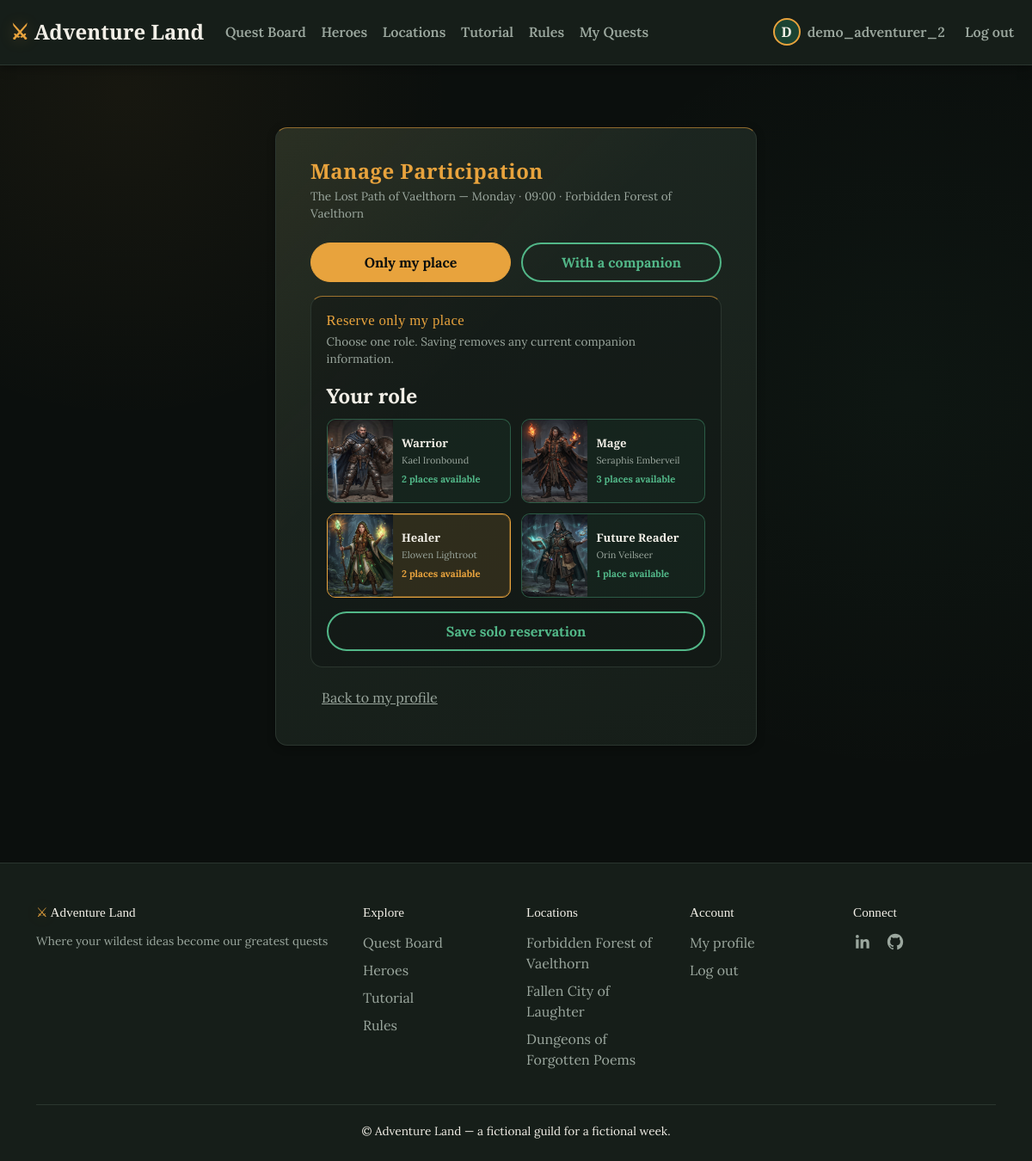
The page /participation/2/edit (signed in) on the database its author committed.
### tables this page shows
CREATE TABLE users (
    id              INTEGER PRIMARY KEY AUTOINCREMENT,
    username        TEXT    NOT NULL UNIQUE,
    email           TEXT    NOT NULL UNIQUE,
    password_hash   TEXT    NOT NULL,
    name            TEXT    NOT NULL,
    surname         TEXT    NOT NULL,
    birthdate       TEXT,               -- 'YYYY-MM-DD', optional
    role            TEXT    NOT NULL CHECK (role IN ('adventurer', 'guildmaster')),
    avatar_filename TEXT,
    notify_opt_in   INTEGER NOT NULL DEFAULT 0 CHECK (notify_opt_in IN (0, 1)),
    created_at      TIMESTAMP DEFAULT CURRENT_TIMESTAMP
, bio TEXT CHECK (bio IS NULL OR length(bio) <= 500));

CREATE TABLE quests (
    id                  INTEGER PRIMARY KEY AUTOINCREMENT,
    guild_master_id     INTEGER NOT NULL,
    title               TEXT    NOT NULL,
    duration_minutes    INTEGER NOT NULL CHECK (duration_minutes > 0),
    quest_type_id       INTEGER NOT NULL,
    difficulty_id       INTEGER NOT NULL,
    description         TEXT    NOT NULL,
    image_filename      TEXT,
    created_at          TIMESTAMP DEFAULT CURRENT_TIMESTAMP,
    FOREIGN KEY (guild_master_id) REFERENCES users (id),
    FOREIGN KEY (quest_type_id) REFERENCES quest_types (id),
    FOREIGN KEY (difficulty_id) REFERENCES difficulties (id)
);

CREATE TABLE quest_sessions (
    id              INTEGER PRIMARY KEY AUTOINCREMENT,
    quest_id        INTEGER NOT NULL,
    day             TEXT    NOT NULL CHECK (day IN
                        ('Monday','Tuesday','Wednesday','Thursday','Friday','Saturday','Sunday')),
    start_time      TEXT    NOT NULL,   -- 'HH:MM', 24h format
    location_id     INTEGER NOT NULL,
    created_at      TIMESTAMP DEFAULT CURRENT_TIMESTAMP,
    FOREIGN KEY (quest_id) REFERENCES quests (id),
    FOREIGN KEY (location_id) REFERENCES locations (id),
    UNIQUE (day, start_time, location_id)
);

CREATE TABLE locations (
    id              INTEGER PRIMARY KEY AUTOINCREMENT,
    name            TEXT NOT NULL UNIQUE,
    tagline         TEXT,               -- short evocative subtitle
    description     TEXT,               -- longer lore paragraph(s)
    image_filename  TEXT
);

CREATE TABLE roles (
    id                      INTEGER PRIMARY KEY AUTOINCREMENT,
    name                    TEXT    NOT NULL UNIQUE,
    max_places_per_session  INTEGER NOT NULL CHECK (max_places_per_session > 0),
    quest_type_id           INTEGER,
    FOREIGN KEY (quest_type_id) REFERENCES quest_types (id)
);

CREATE TABLE characters (
    id              INTEGER PRIMARY KEY AUTOINCREMENT,
    category        TEXT NOT NULL CHECK (category IN ('core', 'bonus')),
    name            TEXT NOT NULL,          -- e.g. 'Kael Ironbound'
    title           TEXT NOT NULL,          -- e.g. 'Warrior' or 'Assassin'
    identity        TEXT NOT NULL,          -- short one-line description
    backstory       TEXT,                   -- longer lore paragraph for the Heroes page
    image_filename  TEXT,
    role_id         INTEGER,                -- core role or quest-type specialist role
    quest_type_id   INTEGER,                -- set only for category='bonus'
    FOREIGN KEY (role_id) REFERENCES roles (id),
    FOREIGN KEY (quest_type_id) REFERENCES quest_types (id)
);

### app.py (the view, shortened to what this page needs)
@app.route("/participation/<int:participation_id>/edit", methods=["GET", "POST"])
@adventurer_required
def edit_participation(participation_id):
    participation = dao.get_participation_by_id(participation_id)
    if participation is None or participation["adventurer_id"] != current_user.id:
        flash("Participation not found.", "danger")
        return redirect(url_for("profile"))
    session = dao.get_session_by_id(participation["quest_session_id"])
    availability = dao.get_role_availability(session["id"])
    current_role = dao.get_role_by_id(participation["role_id"])
    current_companion_role = (
        dao.get_role_by_id(participation["companion_role_id"])
        if participation["companion_role_id"] else None
    )
    editable_availability = dict(availability)
    editable_availability[current_role["name"]] = editable_availability.get(current_role["name"], 0) + 1
    if current_companion_role:
        editable_availability[current_companion_role["name"]] = editable_availability.get(current_companion_role["name"], 0) + 1
    roles = dao.get_roles_for_session(session["id"])
    default_mode = "companion" if participation["places_reserved"] == 2 else "solo"
    reservation_mode = request.args.get("reservation", default_mode)
    if reservation_mode not in ("solo", "companion"):
        reservation_mode = default_mode
    core_characters = dao.get_core_characters()
    bonus_character = dao.get_bonus_character_for_quest_type(session["quest_type_id"])
    role_characters = {character["title"]: character for character in core_characters}
    if bonus_character:
        role_characters[bonus_character["title"]] = bonus_character
    return render_template(
        "edit_participation.html",
        participation=participation,
        session=session,
        roles=roles,
        availability=availability,
        editable_availability=editable_availability,
        current_role=current_role,
        current_companion_role=current_companion_role,
        reservation_mode=reservation_mode,
        role_characters=role_characters,
    )

### app.py (called while the page is built)
@login_manager.user_loader
def load_user(user_id):
    row = dao.get_user_by_id(user_id)
    return User(row) if row else None

def adventurer_required(view_func):
    from functools import wraps
    @wraps(view_func)
    @login_required
    def wrapped(*args, **kwargs):
        if not current_user.is_adventurer:
            flash("That action is only available to adventurers.", "warning")
            return redirect(url_for("index"))
        return view_func(*args, **kwargs)
    return wrapped

@app.context_processor
def inject_globals():
    return {
        "guild_name": "Adventure Land",
        "guild_tagline": "Where your wildest ideas become our greatest quests",
        "today_iso": datetime.now().date().isoformat(),
    }

    @property
    def is_guildmaster(self):
        return self.role == "guildmaster"

    @property
    def is_adventurer(self):
        return self.role == "adventurer"

### dao.py (called while the page is built)
def get_connection():
    conn = sqlite3.connect(DB_PATH)
    conn.execute("PRAGMA foreign_keys = ON")
    conn.row_factory = sqlite3.Row  # I use column names such as row["username"].
    return conn

def get_user_by_id(user_id):
    conn = get_connection()
    row = conn.execute("SELECT * FROM users WHERE id = ?", (user_id,)).fetchone()
    conn.close()
    return row

def get_roles_for_session(session_id):
    conn = get_connection()
    rows = conn.execute(
        """SELECT r.*, qt.name AS quest_type_name
           FROM roles r
           LEFT JOIN quest_types qt ON qt.id = r.quest_type_id
           JOIN quest_sessions qs ON qs.id = ?
           JOIN quests q ON q.id = qs.quest_id
           WHERE r.quest_type_id IS NULL OR r.quest_type_id = q.quest_type_id
           ORDER BY r.id""",
        (session_id,),
    ).fetchall()
    conn.close()
    return rows

def get_core_characters():
    conn = get_connection()
    rows = conn.execute(
        """SELECT c.*, r.name AS role_name
           FROM characters c JOIN roles r ON r.id = c.role_id
           WHERE c.category = 'core'
           ORDER BY r.id"""
    ).fetchall()
    conn.close()
    return rows

def get_bonus_character_for_quest_type(quest_type_id):
    conn = get_connection()
    row = conn.execute(
        "SELECT * FROM characters WHERE category = 'bonus' AND quest_type_id = ?",
        (quest_type_id,),
    ).fetchone()
    conn.close()
    return row

### templates/edit_participation.html (shortened to what this page needs)
{% extends "base.html" %}
{% from "_role_cards.html" import role_cards %}
{% block content %}
<div class="auth-card auth-card--form participation-editor">
  <h1 class="font-heading mb-1 form-title">Manage Participation</h1>
  <p class="form-hint mb-4">{{ session.title }} — {{ session.day }} · {{ session.start_time }} · {{ session.location }}</p>
  <nav class="reservation-mode-switch" aria-label="Reservation type">
    <a href="{{ url_for('edit_participation', participation_id=participation.id, reservation='solo') }}"
       class="btn {% if reservation_mode == 'solo' %}btn-accent{% else %}btn-outline-guild{% endif %}">Only my place</a>
    <a href="{{ url_for('edit_participation', participation_id=participation.id, reservation='companion') }}"
       class="btn {% if reservation_mode == 'companion' %}btn-accent{% else %}btn-outline-guild{% endif %}">With a companion</a>
  </nav>
  {% if reservation_mode == 'solo' %}
  <section class="reservation-choice" aria-labelledby="edit-solo-title">
    <h2 class="reservation-choice__title" id="edit-solo-title">Reserve only my place</h2>
    <p class="form-hint">Choose one role. Saving removes any current companion information.</p>
    <form method="POST" action="{{ url_for('edit_participation', participation_id=participation.id) }}">
      <fieldset class="mb-3">
        <legend class="form-label">Your role</legend>
        {{ role_cards(roles, editable_availability, role_characters, 'role', 'solo_role', current_role.name) }}
      </fieldset>
      <button type="submit" class="btn btn-outline-guild w-100">Save solo reservation</button>
    </form>
  </section>
  {% endif %}
  <a href="{{ url_for('profile') }}" class="btn btn-link link-muted mt-3">Back to my profile</a>
</div>
{% endblock %}

### templates/base.html (shortened to what this page needs)
<!DOCTYPE html>
<html lang="en">
<head>
  <link href="https://cdn.jsdelivr.net/npm/bootstrap@5.3.8/dist/css/bootstrap.min.css"
        rel="stylesheet"
>
  <link href="{{ url_for('static', filename='css/style.css') }}" rel="stylesheet">
</head>
<body>
  <nav class="navbar navbar-guild">
    <div class="container">
      <a class="navbar-brand" href="{{ url_for('index') }}"><span class="brand-mark" aria-hidden="true">⚔</span> {{ guild_name }}</a>
      <div class="navbar-desktop" id="navMain">
        <ul class="navbar-nav me-auto">
          <li class="nav-item"><a class="nav-link" href="{{ url_for('quest_board') }}">Quest Board</a></li>
          <li class="nav-item"><a class="nav-link" href="{{ url_for('heroes') }}">Heroes</a></li>
          <li class="nav-item"><a class="nav-link" href="{{ url_for('locations') }}">Locations</a></li>
          <li class="nav-item"><a class="nav-link" href="{{ url_for('tutorial') }}">Tutorial</a></li>
          <li class="nav-item"><a class="nav-link" href="{{ url_for('rules') }}">Rules</a></li>
          {% if current_user.is_authenticated and current_user.is_guildmaster %}
            <li class="nav-item"><a class="nav-link" href="{{ url_for('guildmaster_dashboard') }}">Guild Master Desk</a></li>
          {% elif current_user.is_authenticated %}
            <li class="nav-item"><a class="nav-link" href="{{ url_for('profile') }}">My Quests</a></li>
          {% endif %}
        </ul>
        <ul class="navbar-nav navbar-account align-items-center">
          {% if current_user.is_authenticated %}
            <li class="nav-item">
              <a class="nav-link d-flex align-items-center gap-2" href="{{ url_for('profile') }}" aria-label="Open my profile">
                {% if current_user.avatar_filename %}
                  <img class="navbar-avatar" src="{{ url_for('static', filename='images/avatars/' + current_user.avatar_filename) }}" alt="{{ current_user.username }}">
                {% else %}
                  <span class="navbar-avatar avatar-fallback">{{ current_user.name[0] }}</span>
                {% endif %}
                {{ current_user.username }}
              </a>
            </li>
            <li class="nav-item"><a class="nav-link" href="{{ url_for('logout') }}">Log out</a></li>
          {% else %}
            <li class="nav-item"><a class="nav-link" href="{{ url_for('login') }}">Log in</a></li>
            <li class="nav-item ms-2">
              <a class="btn btn-accent btn-sm" href="{{ url_for('signup') }}">Sign up</a>
            </li>
          {% endif %}
        </ul>
      </div>
    </div>
  </nav>
  <main class="container py-4">
    {% block content %}{% endblock %}
  </main>
  <footer class="footer-guild">
    <div class="container">
      <div class="row g-4">
        <div class="col-4">
          <h6><span class="brand-mark" aria-hidden="true">⚔</span> {{ guild_name }}</h6>
          <p class="form-hint">{{ guild_tagline }}</p>
        </div>
        <div class="col-2">
          <h6>Explore</h6>
          <a href="{{ url_for('quest_board') }}">Quest Board</a>
          <a href="{{ url_for('heroes') }}">Heroes</a>
          <a href="{{ url_for('tutorial') }}">Tutorial</a>
          <a href="{{ url_for('rules') }}">Rules</a>
        </div>
        <div class="col-2">
          <h6>Locations</h6>
          <a href="{{ url_for('locations') }}#location-1">Forbidden Forest of Vaelthorn</a>
          <a href="{{ url_for('locations') }}#location-2">Fallen City of Laughter</a>
          <a href="{{ url_for('locations') }}#location-3">Dungeons of Forgotten Poems</a>
        </div>
        <div class="col-2">
          <h6>Account</h6>
          {% if current_user.is_authenticated %}
            <a href="{{ url_for('profile') }}">My profile</a>
            <a href="{{ url_for('logout') }}">Log out</a>
          {% else %}
            <a href="{{ url_for('login') }}">Log in</a>
            <a href="{{ url_for('signup') }}">Sign up</a>
          {% endif %}
        </div>
        <div class="col-2">
          <h6>Connect</h6>
          <div class="d-flex gap-3">
            <a href="https://www.linkedin.com/in/abolfazl-mahmoodi-5349b43b4/" target="_blank" rel="noopener noreferrer" aria-label="LinkedIn" class="footer-social-icon">
            </a>
            <a href="https://github.com/abolfazl-mahmoodi" target="_blank" rel="noopener noreferrer" aria-label="GitHub" class="footer-social-icon">
            </a>
          </div>
        </div>
      </div>
      <div class="footer-guild__bottom text-center">
        <span>&copy; {{ guild_name }} — a fictional guild for a fictional week.</span>
      </div>
    </div>
  </footer>
</body>
</html>

### templates/_role_cards.html (shortened to what this page needs)
{% macro role_cards(roles, availability, role_characters, field_name, id_prefix, selected_name=None) %}
  <div class="role-card-grid">
    {% for role in roles %}
      {% set remaining = availability.get(role.name, 0) %}
      {% set character = role_characters.get(role.name) %}
      <label class="role-select-card{% if remaining <= 0 %} role-select-card--unavailable{% endif %}"
             for="{{ id_prefix }}_{{ role.id }}">
        {% if character and character.image_filename %}
          <img src="{{ url_for('static', filename='images/characters/' + character.image_filename) }}"
               alt="{{ character.name }}" class="role-select-card__image">
        {% endif %}
        <span class="role-select-card__content">
          <strong>{{ role.name }}</strong>
          {% if character %}<small>{{ character.name }}</small>{% endif %}
          <span class="role-select-card__availability">{{ remaining }} place{{ 's' if remaining != 1 else '' }} available</span>
        </span>
      </label>
    {% endfor %}
  </div>
{% endmacro %}

### rows shown on the page
users: name "D", username "demo_adventurer_2"
quests: title "The Lost Path of Vaelthorn"
quest_sessions: day "Monday", start_time "09:00"
locations: location "Forbidden Forest of Vaelthorn"
roles: image_filename (picture), name "Warrior", remaining "2", value "s"
characters: name "Kael Ironbound"
roles: image_filename (picture), name "Mage", max_places_per_session "3", value "s"
characters: name "Seraphis Emberveil"
roles: image_filename (picture), name "Healer", max_places_per_session "2", value "s"
characters: name "Elowen Lightroot"
roles: image_filename (picture), name "Future Reader", max_places_per_session "1"
characters: name "Orin Veilseer"

### other values the page prints
{{ guild_name }} "Adventure Land"
{{ guild_tagline }} "Where your wildest ideas become our greatest quests"
